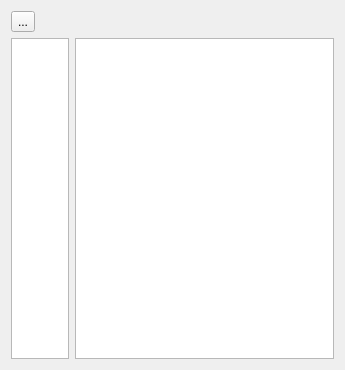
<?xml version="1.0" encoding="UTF-8"?>
<ui version="4.0">
 <class>NoteViewer</class>
 <widget class="QWidget" name="NoteViewer">
  <property name="geometry">
   <rect>
    <x>0</x>
    <y>0</y>
    <width>345</width>
    <height>370</height>
   </rect>
  </property>
  <property name="windowTitle">
   <string>View notes</string>
  </property>
  <layout class="QVBoxLayout" name="verticalLayout">
   <item>
    <layout class="QHBoxLayout" name="horizontalLayout">
     <item>
      <widget class="QToolButton" name="toolButton_2">
       <property name="toolTip">
        <string>Export selected notes.</string>
       </property>
       <property name="whatsThis">
        <string>Clicking this opens a dialog for exporting selected notes in the list.</string>
       </property>
       <property name="text">
        <string>...</string>
       </property>
       <property name="icon">
        <iconset resource="noteviewer.qrc">
         <normaloff>:/icons/document-export.png</normaloff>:/icons/document-export.png</iconset>
       </property>
       <property name="iconSize">
        <size>
         <width>48</width>
         <height>48</height>
        </size>
       </property>
      </widget>
     </item>
     <item>
      <spacer name="horizontalSpacer">
       <property name="orientation">
        <enum>Qt::Horizontal</enum>
       </property>
       <property name="sizeHint" stdset="0">
        <size>
         <width>40</width>
         <height>20</height>
        </size>
       </property>
      </spacer>
     </item>
    </layout>
   </item>
   <item>
    <layout class="QHBoxLayout" name="horizontalLayout_2">
     <item>
      <widget class="QListWidget" name="listWidget">
       <property name="sizePolicy">
        <sizepolicy hsizetype="Fixed" vsizetype="Expanding">
         <horstretch>0</horstretch>
         <verstretch>0</verstretch>
        </sizepolicy>
       </property>
       <property name="maximumSize">
        <size>
         <width>58</width>
         <height>16777215</height>
        </size>
       </property>
       <property name="editTriggers">
        <set>QAbstractItemView::NoEditTriggers</set>
       </property>
       <property name="selectionMode">
        <enum>QAbstractItemView::ExtendedSelection</enum>
       </property>
       <property name="currentRow">
        <number>-1</number>
       </property>
      </widget>
     </item>
     <item>
      <widget class="QGraphicsView" name="graphicsView"/>
     </item>
    </layout>
   </item>
  </layout>
 </widget>
 <resources>
  <include location="noteviewer.qrc"/>
 </resources>
 <connections/>
</ui>
